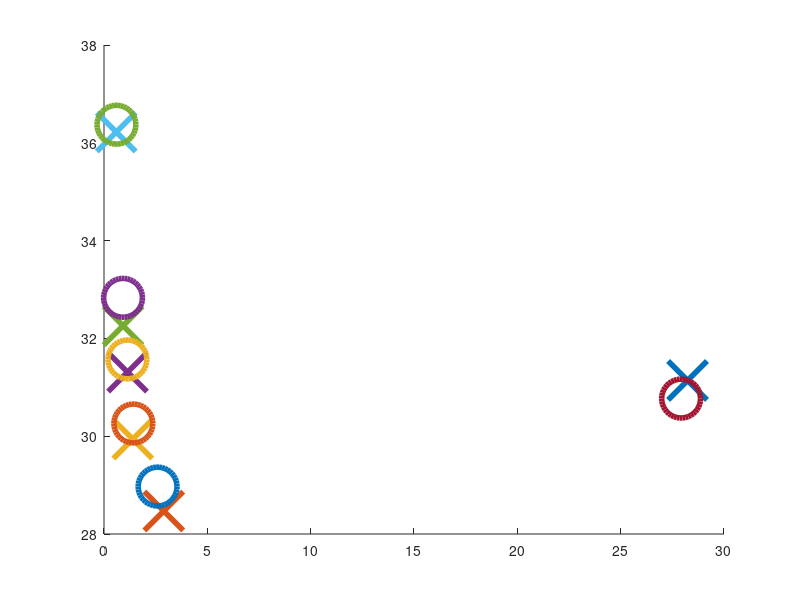

Recreate this plot in MATLAB. (Note: this script raises an error after producing the figure.)

set(0,'DefaultLineMarkerSize',28);
% set(0,'DefaultLineWidth',4);
%%

% Compare mon and lben for different bounds
i50 = load('./identity_conv_w81_L50.0.mat')
i5 = load('./identity_conv_w81_L5.0.mat')
i3 = load('./identity_conv_w81_L3.0.mat')
i2 = load('./identity_conv_w81_L2.0.mat')
i1 = load('./identity_conv_w81_L1.0.mat')
i0 = load('./identity_conv_w81.mat')

f50 = load('./full_conv_w81_L50.0.mat')
f5 = load('./full_conv_w81_L5.0.mat')
f3 = load('./full_conv_w81_L3.0.mat')
f2 = load('./full_conv_w81_L2.0.mat')
f1 = load('./full_conv_w81_L1.0.mat')
f0 = load('./full_conv_w81.mat')

%%
figure 
hold on
plot(f0.Lipschitz, f0.nominal, 'x', 'LineWidth', 4);
plot(f50.Lipschitz, f50.nominal, 'x', 'LineWidth', 4);
plot(f5.Lipschitz, f5.nominal, 'x', 'LineWidth', 4);
plot(f3.Lipschitz, f3.nominal, 'x', 'LineWidth', 4);
plot(f2.Lipschitz, f2.nominal, 'x', 'LineWidth', 4);
plot(f1.Lipschitz, f1.nominal, 'x', 'LineWidth', 4);

plot(i0.Lipschitz, i0.nominal,'o', 'LineWidth', 4);
plot(i50.Lipschitz, i50.nominal, 'o', 'LineWidth', 4);
plot(i5.Lipschitz, i5.nominal, 'o', 'LineWidth', 4);
plot(i3.Lipschitz, i3.nominal, 'o', 'LineWidth', 4);
plot(i2.Lipschitz, i2.nominal, 'o', 'LineWidth', 4);
plot(i1.Lipschitz, i1.nominal, 'o', 'LineWidth', 4);

ax = gca
ax.XScale = 'log'
ax.YScale = 'log'

grid on 
box on

%% Plot Training and Validaiton Curves for f0 and i0
figure 
hold on
plot(f5.train, 'LineWidth', 1.5)
plot(i5.train, 'LineWidth', 1.5)

figure 
hold on
% plot(f0.val, 'LineWidth', 1.5)
% plot(i0.val, 'LineWidth', 1.5)


plot(f5.val, 'LineWidth', 1.5)
plot(i5.val, 'LineWidth', 1.5)


